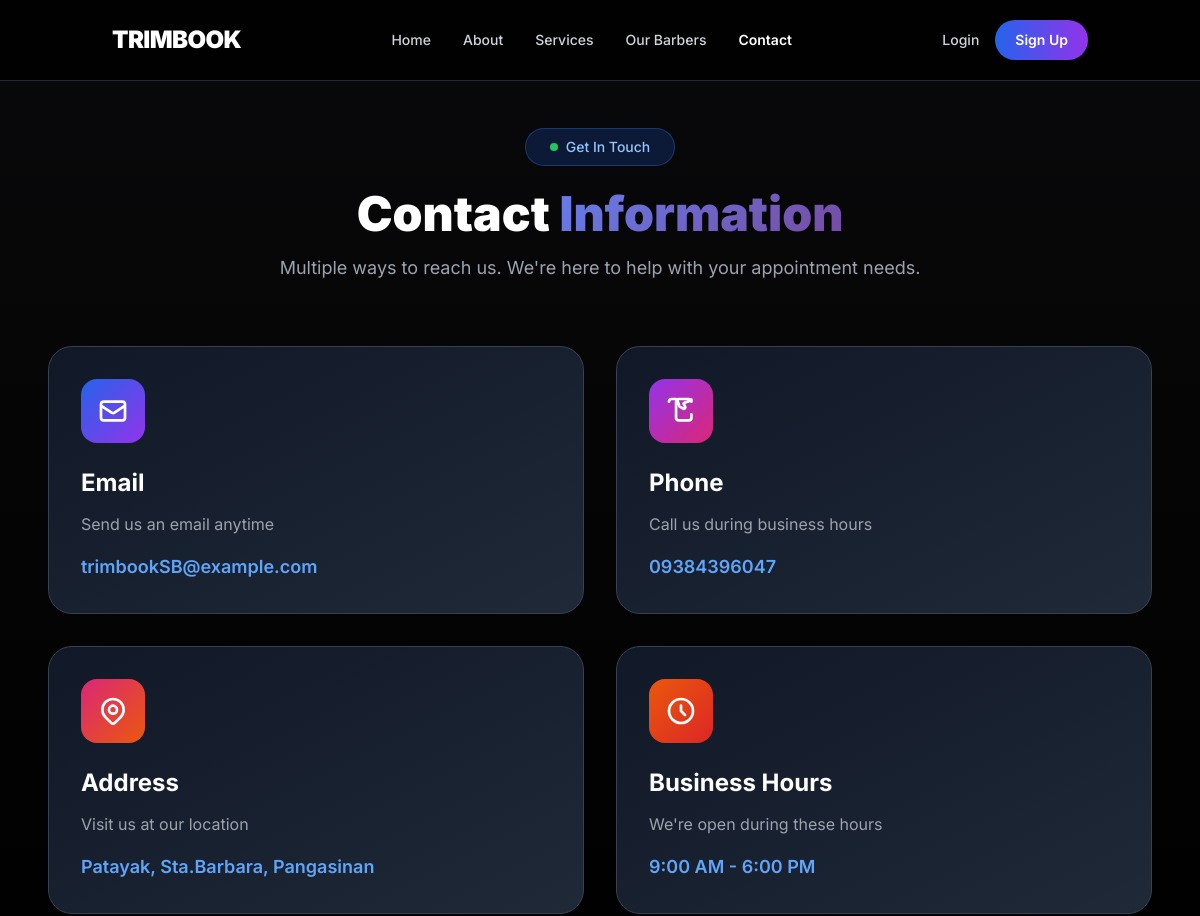
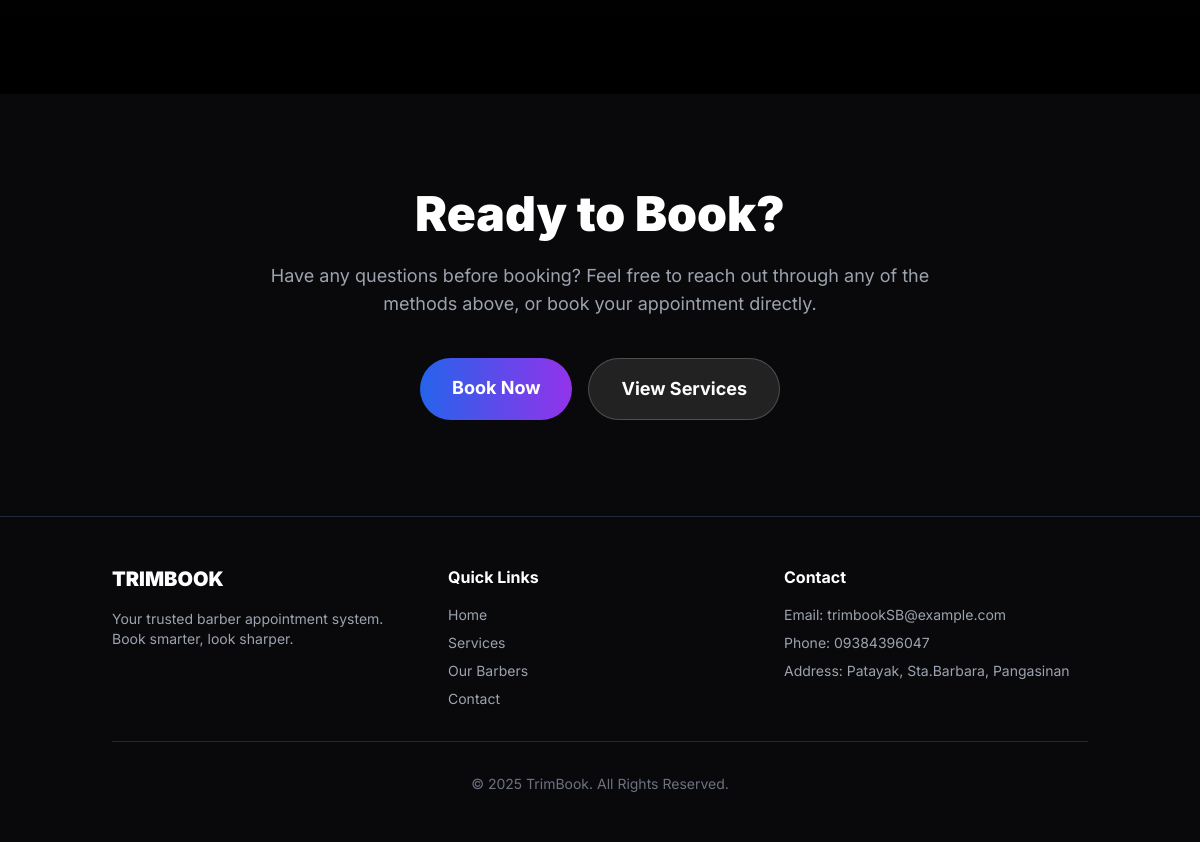
The page /pages/contact_page.php on the database its author committed (2 pictures, top to bottom).
### tables this page shows
CREATE TABLE `trimbook_contact` (
  `id` int(11) NOT NULL,
  `address` varchar(255) DEFAULT NULL,
  `phone` varchar(50) DEFAULT NULL,
  `email` varchar(100) DEFAULT NULL,
  `hours` varchar(100) DEFAULT NULL
);

### pages/contact_page.php (the view, shortened to what this page needs)
<?php
require_once('../includes/dbconfig.php');
$contact = [];
$contact_result = $conn->query("SELECT * FROM trimbook_contact LIMIT 1");
if ($contact_result) {
    $contact = $contact_result->fetch_assoc();
}
?>
<!DOCTYPE html>
<html lang="en">
<head>
  <script src="https://cdn.tailwindcss.com"></script>
</head>
<body class="bg-black text-white antialiased">
  <header class="fixed w-full top-0 left-0 z-50 bg-black/80 backdrop-blur-lg border-b border-gray-800">
    <nav class="container mx-auto flex justify-between items-center py-5 px-6">
      <a href="index.php" class="text-2xl font-black tracking-tight">TRIMBOOK</a>
      <ul class="hidden md:flex space-x-8 font-medium text-sm">
        <li><a href="../index.php" class="text-gray-300 hover:text-white transition">Home</a></li>
        <li><a href="../pages/about.php" class="text-gray-300 hover:text-white transition">About</a></li>
        <li><a href="../pages/services.php" class="text-gray-300 hover:text-white transition">Services</a></li>
        <li><a href="../pages/ourBarbers_page.php" class="text-gray-300 hover:text-white transition">Our Barbers</a></li>
        <li><a href="../pages/contact_page.php" class="text-white transition font-semibold">Contact</a></li>
      </ul>
      <div class="flex items-center space-x-4">
        <a href="pages/login_page.php" class="text-sm font-medium text-gray-300 hover:text-white transition">Login</a>
        <a href="pages/signup_page.php" class="bg-gradient-to-r from-blue-600 to-purple-600 text-white px-5 py-2.5 rounded-full text-sm font-semibold hover:shadow-lg hover:shadow-purple-500/50 transition">
          Sign Up
        </a>
      </div>
    </nav>
  </header>
  <section class="py-24 bg-gradient-to-b from-zinc-950 to-black pt-32">
    <div class="container mx-auto px-6 max-w-6xl">
      <div class="text-center mb-16">
        <div class="inline-flex items-center space-x-2 bg-blue-600/20 border border-blue-500/30 rounded-full px-6 py-2 mb-6">
          <span class="w-2 h-2 bg-green-500 rounded-full animate-pulse"></span>
          <span class="text-sm font-medium text-blue-300">Get In Touch</span>
        </div>
        <h1 class="text-4xl md:text-5xl font-black mb-4">
          Contact <span class="gradient-text">Information</span>
        </h1>
        <p class="text-gray-400 text-lg max-w-2xl mx-auto">
          Multiple ways to reach us. We're here to help with your appointment needs.
        </p>
      </div>
      <div class="grid md:grid-cols-2 gap-8">
        <div class="card-hover bg-gradient-to-br from-gray-900 to-gray-800 border border-gray-700 rounded-3xl p-8">
          <div class="w-16 h-16 bg-gradient-to-br from-blue-600 to-purple-600 rounded-2xl flex items-center justify-center mb-6">
            <svg class="w-8 h-8 text-white" fill="none" stroke="currentColor" viewBox="0 0 24 24">
              <path stroke-linecap="round" stroke-linejoin="round" stroke-width="2" d="M3 8l7.89 5.26a2 2 0 002.22 0L21 8M5 19h14a2 2 0 002-2V7a2 2 0 00-2-2H5a2 2 0 00-2 2v10a2 2 0 002 2z"></path>
            </svg>
          </div>
          <h3 class="text-2xl font-bold mb-3">Email</h3>
          <?php if (!empty($contact['email'])): ?>
            <p class="text-gray-400 leading-relaxed mb-4">Send us an email anytime</p>
            <a href="mailto:<?= htmlspecialchars($contact['email']) ?>" class="text-blue-400 font-semibold hover:text-blue-300 transition text-lg">
              <?= htmlspecialchars($contact['email']) ?>
            </a>
          <?php else: ?>
            <p class="text-gray-500">Email information not available</p>
          <?php endif; ?>
        </div>
        <div class="card-hover bg-gradient-to-br from-gray-900 to-gray-800 border border-gray-700 rounded-3xl p-8">
          <div class="w-16 h-16 bg-gradient-to-br from-purple-600 to-pink-600 rounded-2xl flex items-center justify-center mb-6">
          </div>
          <h3 class="text-2xl font-bold mb-3">Phone</h3>
          <?php if (!empty($contact['phone'])): ?>
            <p class="text-gray-400 leading-relaxed mb-4">Call us during business hours</p>
            <a href="tel:<?= htmlspecialchars($contact['phone']) ?>" class="text-blue-400 font-semibold hover:text-blue-300 transition text-lg">
              <?= htmlspecialchars($contact['phone']) ?>
            </a>
          <?php else: ?>
            <p class="text-gray-500">Phone information not available</p>
          <?php endif; ?>
        </div>
        <div class="card-hover bg-gradient-to-br from-gray-900 to-gray-800 border border-gray-700 rounded-3xl p-8">
          <div class="w-16 h-16 bg-gradient-to-br from-pink-600 to-orange-600 rounded-2xl flex items-center justify-center mb-6">
          </div>
          <h3 class="text-2xl font-bold mb-3">Address</h3>
          <?php if (!empty($contact['address'])): ?>
            <p class="text-gray-400 leading-relaxed mb-4">Visit us at our location</p>
            <p class="text-blue-400 font-semibold text-lg">
              <?= htmlspecialchars($contact['address']) ?>
            </p>
          <?php else: ?>
            <p class="text-gray-500">Address information not available</p>
          <?php endif; ?>
        </div>
        <div class="card-hover bg-gradient-to-br from-gray-900 to-gray-800 border border-gray-700 rounded-3xl p-8">
          <div class="w-16 h-16 bg-gradient-to-br from-orange-600 to-red-600 rounded-2xl flex items-center justify-center mb-6">
            <svg class="w-8 h-8 text-white" fill="none" stroke="currentColor" viewBox="0 0 24 24">
              <path stroke-linecap="round" stroke-linejoin="round" stroke-width="2" d="M12 8v4l3 3m6-3a9 9 0 11-18 0 9 9 0 0118 0z"></path>
            </svg>
          </div>
          <h3 class="text-2xl font-bold mb-3">Business Hours</h3>
          <?php if (!empty($contact['hours'])): ?>
            <p class="text-gray-400 leading-relaxed mb-4">We're open during these hours</p>
            <p class="text-blue-400 font-semibold text-lg">
              <?= htmlspecialchars($contact['hours']) ?>
            </p>
          <?php else: ?>
            <p class="text-gray-500">Hours information not available</p>
          <?php endif; ?>
        </div>
      </div>
    </div>
  </section>
  <section class="py-24 bg-zinc-950">
    <div class="container mx-auto px-6 text-center max-w-3xl">
      <h2 class="text-4xl md:text-5xl font-black mb-6">Ready to Book?</h2>
      <p class="text-gray-400 text-lg mb-10">Have any questions before booking? Feel free to reach out through any of the methods above, or book your appointment directly.</p>
      <div class="flex flex-col sm:flex-row gap-4 justify-center">
        <a href="../pages/login_page.php" class="inline-block bg-gradient-to-r from-blue-600 to-purple-600 text-white px-8 py-4 rounded-full text-lg font-bold hover:shadow-xl hover:shadow-purple-500/50 transition transform hover:scale-105">
          Book Now
        </a>
        <a href="../pages/services.php" class="inline-block bg-white/10 border border-white/20 text-white px-8 py-4 rounded-full text-lg font-bold hover:bg-white/20 transition">
          View Services
        </a>
      </div>
    </div>
  </section>
  <footer class="bg-zinc-950 border-t border-gray-800 py-12">
    <div class="container mx-auto px-6">
      <div class="grid md:grid-cols-3 gap-8 mb-8 max-w-5xl mx-auto">
        <div>
          <h3 class="text-xl font-black mb-4">TRIMBOOK</h3>
          <p class="text-gray-400 text-sm">Your trusted barber appointment system. Book smarter, look sharper.</p>
        </div>
        <div>
          <h4 class="font-bold mb-4">Quick Links</h4>
          <ul class="space-y-2 text-sm">
            <li><a href="../index.php" class="text-gray-400 hover:text-white transition">Home</a></li>
            <li><a href="../pages/services.php" class="text-gray-400 hover:text-white transition">Services</a></li>
            <li><a href="../pages/ourBarbers.php" class="text-gray-400 hover:text-white transition">Our Barbers</a></li>
            <li><a href="../pages/contact_page.php" class="text-gray-400 hover:text-white transition">Contact</a></li>
          </ul>
        </div>
        <div>
          <h4 class="font-bold mb-4">Contact</h4>
          <ul class="space-y-2 text-sm text-gray-400">
            <?php if (!empty($contact['email'])): ?>
              <li>Email: <?= htmlspecialchars($contact['email']) ?></li>
            <?php endif; ?>
            <?php if (!empty($contact['phone'])): ?>
              <li>Phone: <?= htmlspecialchars($contact['phone']) ?></li>
            <?php endif; ?>
            <?php if (!empty($contact['address'])): ?>
              <li>Address: <?= htmlspecialchars($contact['address']) ?></li>
            <?php endif; ?>
          </ul>
        </div>
      </div>
      <div class="border-t border-gray-800 pt-8 text-center">
        <p class="text-gray-500 text-sm">&copy; <?= date("Y") ?> TrimBook. All Rights Reserved.</p>
      </div>
    </div>
  </footer>
</body>
</html>

### pages/contact_page.php (style rules this page uses)
body { font-family: 'Inter', sans-serif; }
.gradient-text { background: linear-gradient(135deg, #667eea 0%, #764ba2 100%); -webkit-background-clip: text; -webkit-text-fill-color: transparent; background-clip: text; }
.card-hover { transition: all 0.3s ease; }

### rows shown on the page
trimbook_contact: email "trimbookSB@example.com", phone "09384396047", address "Patayak, Sta.Barbara, Pangasinan", hours "9:00 AM - 6:00 PM"
